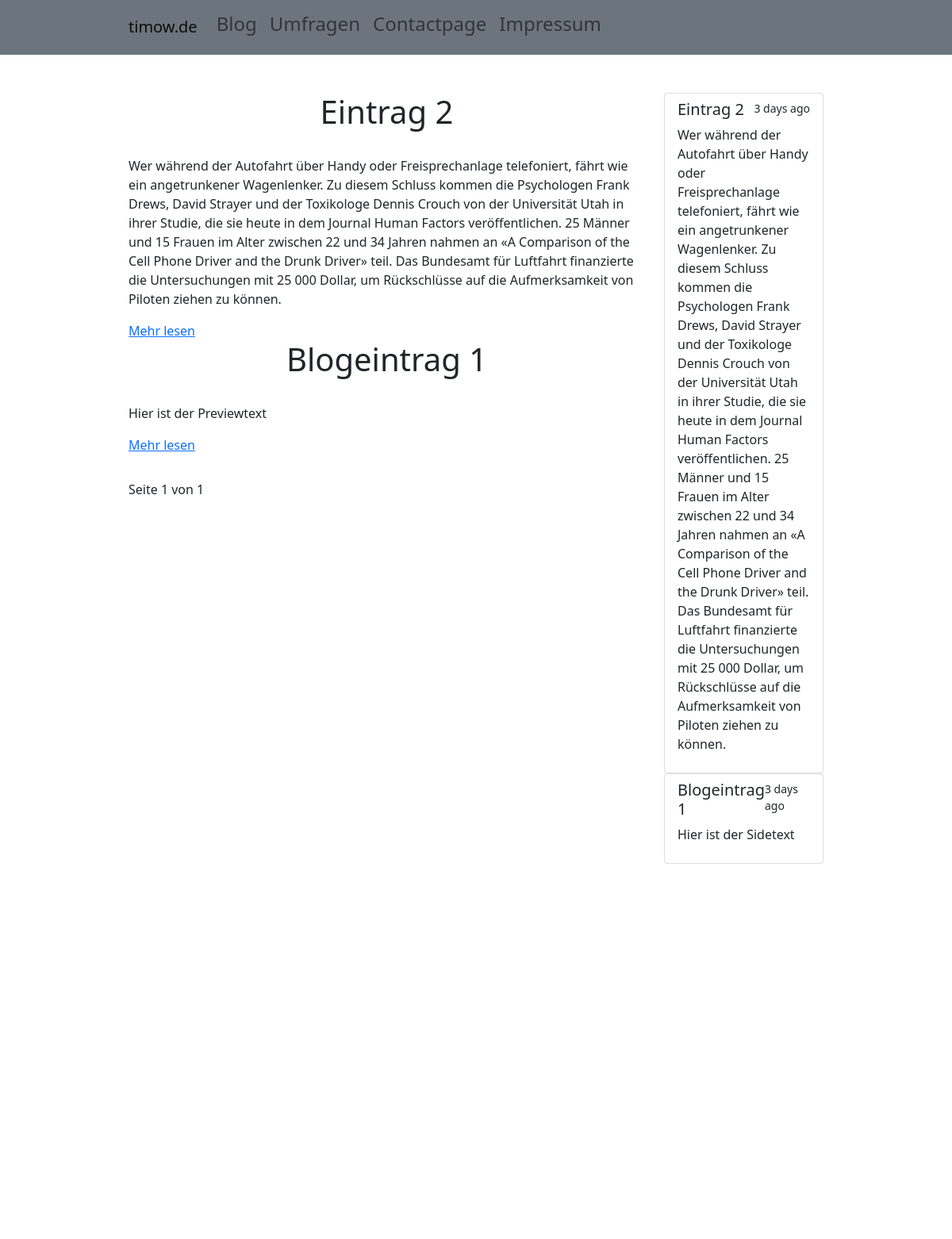
The app's page /blog (upper part), older data.
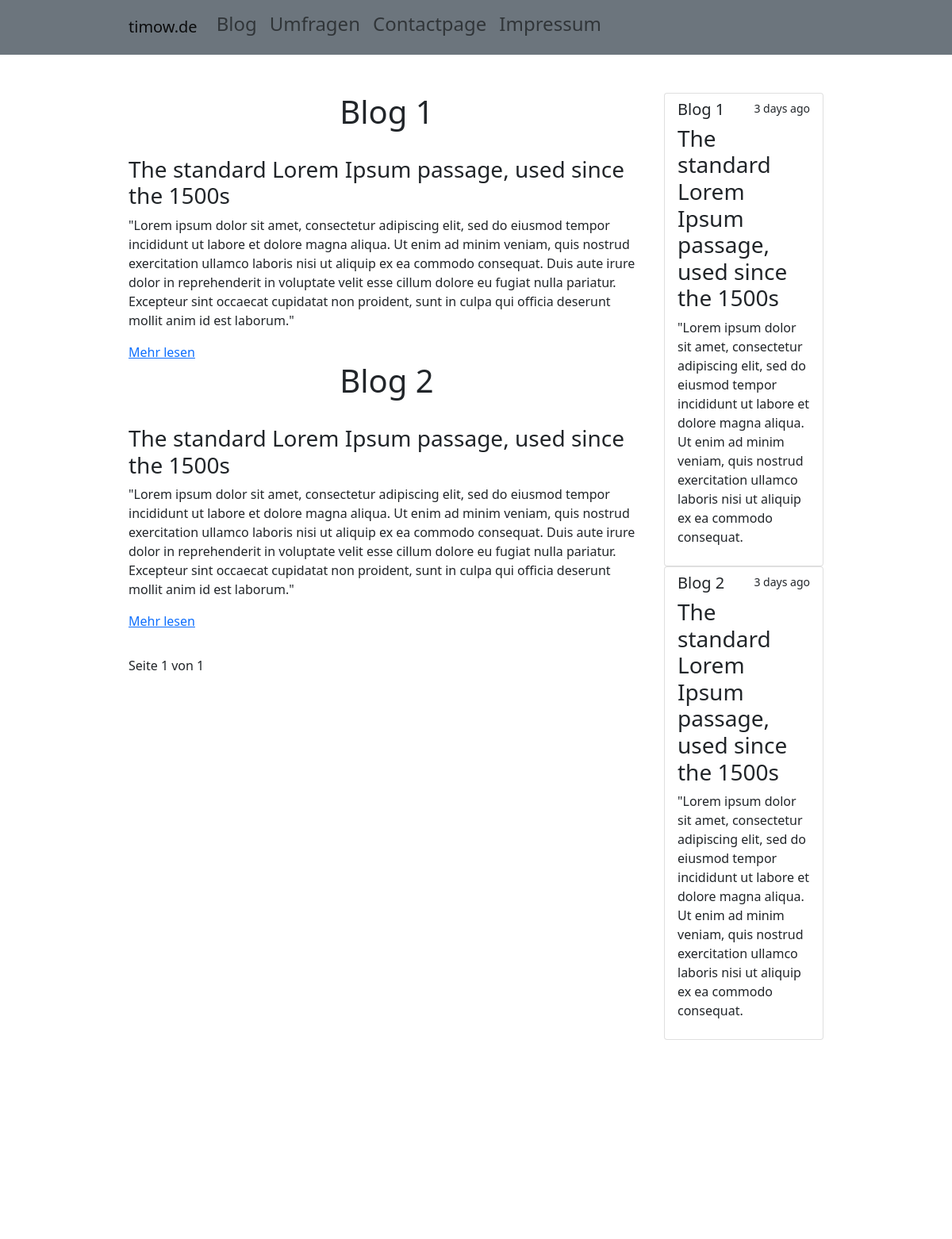
The same page, newer data.
### blog/models.py (models this page shows, shortened)
class Blogeintrag(models.Model):
    title = models.CharField(max_length=200, default="")
    maintext = RichTextField(null=True)
    previewtext = RichTextField(null=True)
    sidetext = RichTextField(null=True)
    pub_date = models.DateField("date published")

### blog/views.py (the view)
# urls.py: path("blog", views.blog, name="blog"),
def blog(request):
    latest_blog = Blogeintrag.objects.order_by("-pub_date")[:3]
    paginator = Paginator(latest_blog, 2)
    page_number = request.GET.get("page")
    page_obj = paginator.get_page(page_number)
    context = {
        "latest_blog": latest_blog,
        "page_obj": page_obj,
    }
    return render(request, "blog/blog.html", context)

### blog/templates/blog/blog.html (shortened to what this page needs)
{% extends 'basetemplate.html' %}
{% block content %}
<div class="row mt-5">
    <div class="col-sm-12 col-lg-9">
        {% if latest_blog %}
        {% for Blogeintrag in page_obj %}
        <div>
            <h1 class="text-center">
                {{ Blogeintrag.title }}
            </h1>
            {{ Blogeintrag.previewtext|safe }}
            <a href="{% url 'blog:blogdetail' Blogeintrag.id %}">Mehr lesen</a>
        </div>
        {% endfor %}
        {% else %}
        <p>No Blogs are available.</p>
        {% endif %}
        <div class="pagination mt-3">
            <span class="step-links">
                <div class="current mt-3">
                    <p> Seite {{ page_obj.number }} von {{ page_obj.paginator.num_pages }} </p>
                </div>
            </span>
        </div>
    </div>
    <div class="col-sm-12 col-lg-3">
        {% for Blogeintrag in latest_blog %}
        <div class="list-group">
            <a href="{% url 'blog:blogdetail' Blogeintrag.id %}" class="list-group-item list-group-item-action"
                aria-current="true">
                <div class="d-flex w-100 justify-content-between">
                    <h5 class="mb-1">{{ Blogeintrag.title }}</h5>
                    <small>3 days ago</small>
                </div>
                <p class="mb-1">{{ Blogeintrag.sidetext|safe }} </p>
            </a>
        </div>
        {% endfor %}
    </div>
</div>
{% endblock content %}

### blog/templates/basetemplate.html (shortened to what this page needs)
{% load static %}
<!DOCTYPE html>
<html lang="en">
<head>
  <link rel="stylesheet" href="{% static 'blog/stylesheet.css' %}">
  <link rel="stylesheet" href="{% static 'blog/bootstrap.css' %}">
</head>
<body class="responsivebottom backgroundpicture">
  <nav class="navbar navbar-expand-lg navbar-light bg-secondary">
    <div class="container col-9">
      <a class="navbar-brand" href="{% url 'blog:home' %}">timow.de</a>
      <div class="collapse navbar-collapse" id="navbarTogglerDemo02">
        <ul class="navbar-nav">
          <li class="nav-item">
            <a class="nav-link" href="{% url 'blog:blog' %}">
              <h4>Blog</h4>
            </a>
          </li>
          <li class="nav-item">
            <a class="nav-link" href="{% url 'blog:umfrage' %}">
              <h4>Umfragen</h4>
            </a>
          </li>
          <li class="nav-item">
            <a class="nav-link" href="{% url 'blog:contactpage' %}">
              <h4>Contactpage</h4>
            </a>
          </li>
          <li class="nav-item">
            <a class="nav-link" data-bs-toggle="offcanvas" data-bs-target="#offcanvasWithBackdrop"
              aria-controls="offcanvasWithBackdrop" href="">
              <h4>Impressum</h4>
            </a>
          </li>
        </ul>
      </div>
    </div>
  </nav>
  <div class="container col-9">
    {% block content %}
    {% endblock content %}
  </div>
</body>
</html>

### blog/static/blog/stylesheet.css (style rules this page uses)
.responsivebottom { min-height: 100vh; display: flex; flex-direction: column; }
.backgroundpicture { background-image: url(""); }

Row changes from the older to the newer data that the page shows:
removed Blogeintrag: title "Eintrag 2", previewtext "Wer während der Autofahrt über Handy oder Freisprechanlage telefoniert, fährt wie ein angetrunkener Wagenlenker. Zu diesem Schluss kommen die Psychologen Frank Drews, David Strayer und der Toxikologe Dennis Crouch von der Universität Utah in ihrer Studie, die sie heute in dem Journal Human Factors veröffentlichen. 25 Männer und 15 Frauen im Alter zwischen 22 und 34 Jahren nahmen an «A Comparison of the Cell Phone Driver and the Drunk Driver» teil. Das Bundesamt für Luftfahrt finanzierte die Untersuchungen mit 25 000 Dollar, um Rückschlüsse auf die Aufmerksamkeit von Piloten ziehen zu können.", sidetext "Wer während der Autofahrt über Handy oder Freisprechanlage telefoniert, fährt wie ein angetrunkener Wagenlenker. Zu diesem Schluss kommen die Psychologen Frank Drews, David Strayer und der Toxikologe Dennis Crouch von der Universität Utah in ihrer Studie, die sie heute in dem Journal Human Factors veröffentlichen. 25 Männer und 15 Frauen im Alter zwischen 22 und 34 Jahren nahmen an «A Comparison of the Cell Phone Driver and the Drunk Driver» teil. Das Bundesamt für Luftfahrt finanzierte die Untersuchungen mit 25 000 Dollar, um Rückschlüsse auf die Aufmerksamkeit von Piloten ziehen zu können."
changed Blogeintrag: title "Blogeintrag 1" → "Blog 1"; previewtext "Hier ist der Previewtext" → "The standard Lorem Ipsum passage, used since the 1500s \"Lorem ipsum dolor sit amet, consectetur adipiscing elit, sed do eiusmod tempor incididunt ut labore et dolore magna aliqua. Ut enim ad minim veniam, quis nostrud exercitation ullamco laboris nisi ut aliquip ex ea commodo consequat. Duis aute irure dolor in reprehenderit in voluptate velit esse cillum dolore eu fugiat nulla pariatur. Excepteur sint occaecat cupidatat non proident, sunt in culpa qui officia deserunt mollit anim id est laborum.\""; sidetext "Hier ist der Sidetext" → "The standard Lorem Ipsum passage, used since the 1500s \"Lorem ipsum dolor sit amet, consectetur adipiscing elit, sed do eiusmod tempor incididunt ut labore et dolore magna aliqua. Ut enim ad minim veniam, quis nostrud exercitation ullamco laboris nisi ut aliquip ex ea commodo consequat."
added Blogeintrag: title "Blog 2", previewtext "The standard Lorem Ipsum passage, used since the 1500s \"Lorem ipsum dolor sit amet, consectetur adipiscing elit, sed do eiusmod tempor incididunt ut labore et dolore magna aliqua. Ut enim ad minim veniam, quis nostrud exercitation ullamco laboris nisi ut aliquip ex ea commodo consequat. Duis aute irure dolor in reprehenderit in voluptate velit esse cillum dolore eu fugiat nulla pariatur. Excepteur sint occaecat cupidatat non proident, sunt in culpa qui officia deserunt mollit anim id est laborum.\"", sidetext "The standard Lorem Ipsum passage, used since the 1500s \"Lorem ipsum dolor sit amet, consectetur adipiscing elit, sed do eiusmod tempor incididunt ut labore et dolore magna aliqua. Ut enim ad minim veniam, quis nostrud exercitation ullamco laboris nisi ut aliquip ex ea commodo consequat."
